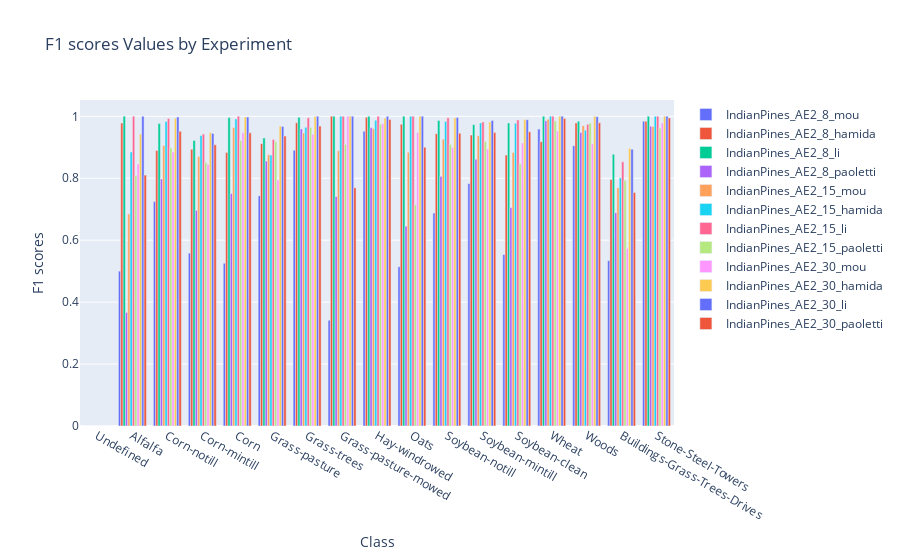

Notebook code for this chart:
### Markdown cell above
## F1 SCORES

### Code cell
# ds = 'Salinas'
# dr = 'PCA'
plot_grouped_values(df_results[(df_results['Dataset'] == ds) 
                & (df_results['DR Method'] == dr)], 
                LABELS[ds],
                metric='F1 scores')

### Figure 1 — Plotly figure (JSON) as saved in the notebook; plotly's stock layout.template omitted (floating-point values rounded to 4 significant figures)
{"data": [{"name": "IndianPines_AE2_8_mou", "type": "bar", "x": ["Undefined", "Alfalfa", "Corn-notill", "Corn-mintill", "Corn", "Grass-pasture", "Grass-trees", "Grass-pasture-mowed", "Hay-windrowed", "Oats", "Soybean-notill", "Soybean-mintill", "Soybean-clean", "Wheat", "Woods", "Buildings-Grass-Trees-Drives", "Stone-Steel-Towers"], "y": [0, 0.5, 0.7248, 0.5582, 0.5255, 0.7432, 0.89, 0.3415, 0.9517, 0.5143, 0.6876, 0.7827, 0.5537, 0.9586, 0.9048, 0.5338, 0.9841]}, {"name": "IndianPines_AE2_8_hamida", "type": "bar", "x": ["Undefined", "Alfalfa", "Corn-notill", "Corn-mintill", "Corn", "Grass-pasture", "Grass-trees", "Grass-pasture-mowed", "Hay-windrowed", "Oats", "Soybean-notill", "Soybean-mintill", "Soybean-clean", "Wheat", "Woods", "Buildings-Grass-Trees-Drives", "Stone-Steel-Towers"], "y": [0, 0.9783, 0.8896, 0.8934, 0.8829, 0.9117, 0.9792, 1, 0.9969, 0.9744, 0.9437, 0.9392, 0.8749, 0.9182, 0.9786, 0.796, 0.9841]}, {"name": "IndianPines_AE2_8_li", "type": "bar", "x": ["Undefined", "Alfalfa", "Corn-notill", "Corn-mintill", "Corn", "Grass-pasture", "Grass-trees", "Grass-pasture-mowed", "Hay-windrowed", "Oats", "Soybean-notill", "Soybean-mintill", "Soybean-clean", "Wheat", "Woods", "Buildings-Grass-Trees-Drives", "Stone-Steel-Towers"], "y": [0, 1, 0.9765, 0.9219, 0.9958, 0.9302, 0.9966, 1, 1, 1, 0.9866, 0.9731, 0.978, 1, 0.984, 0.8773, 1]}, {"name": "IndianPines_AE2_8_paoletti", "type": "bar", "x": ["Undefined", "Alfalfa", "Corn-notill", "Corn-mintill", "Corn", "Grass-pasture", "Grass-trees", "Grass-pasture-mowed", "Hay-windrowed", "Oats", "Soybean-notill", "Soybean-mintill", "Soybean-clean", "Wheat", "Woods", "Buildings-Grass-Trees-Drives", "Stone-Steel-Towers"], "y": [0, 0.3667, 0.7976, 0.6965, 0.7506, 0.8553, 0.9593, 0.7407, 0.9631, 0.6452, 0.8061, 0.8612, 0.7051, 0.9854, 0.9479, 0.6884, 0.9681]}, {"name": "IndianPines_AE2_15_mou", "type": "bar", "x": ["Undefined", "Alfalfa", "Corn-notill", "Corn-mintill", "Corn", "Grass-pasture", "Grass-trees", "Grass-pasture-mowed", "Hay-windrowed", "Oats", "Soybean-notill", "Soybean-mintill", "Soybean-clean", "Wheat", "Woods", "Buildings-Grass-Trees-Drives", "Stone-Steel-Towers"], "y": [0, 0.6849, 0.9058, 0.8704, 0.9638, 0.876, 0.9459, 0.8889, 0.9598, 0.8837, 0.9262, 0.9372, 0.8833, 0.9903, 0.9696, 0.7692, 0.967]}, {"name": "IndianPines_AE2_15_hamida", "type": "bar", "x": ["Undefined", "Alfalfa", "Corn-notill", "Corn-mintill", "Corn", "Grass-pasture", "Grass-trees", "Grass-pasture-mowed", "Hay-windrowed", "Oats", "Soybean-notill", "Soybean-mintill", "Soybean-clean", "Wheat", "Woods", "Buildings-Grass-Trees-Drives", "Stone-Steel-Towers"], "y": [0, 0.8846, 0.9835, 0.938, 0.9916, 0.8749, 0.9643, 1, 0.9873, 1, 0.983, 0.9786, 0.9778, 1, 0.9548, 0.8012, 1]}, {"name": "IndianPines_AE2_15_li", "type": "bar", "x": ["Undefined", "Alfalfa", "Corn-notill", "Corn-mintill", "Corn", "Grass-pasture", "Grass-trees", "Grass-pasture-mowed", "Hay-windrowed", "Oats", "Soybean-notill", "Soybean-mintill", "Soybean-clean", "Wheat", "Woods", "Buildings-Grass-Trees-Drives", "Stone-Steel-Towers"], "y": [0, 1, 0.993, 0.9426, 1, 0.9252, 0.9952, 1, 1, 1, 0.9953, 0.9819, 0.9881, 1, 0.9744, 0.8529, 1]}, {"name": "IndianPines_AE2_15_paoletti", "type": "bar", "x": ["Undefined", "Alfalfa", "Corn-notill", "Corn-mintill", "Corn", "Grass-pasture", "Grass-trees", "Grass-pasture-mowed", "Hay-windrowed", "Oats", "Soybean-notill", "Soybean-mintill", "Soybean-clean", "Wheat", "Woods", "Buildings-Grass-Trees-Drives", "Stone-Steel-Towers"], "y": [0, 0.809, 0.898, 0.8505, 0.9217, 0.9187, 0.9635, 0.9091, 0.975, 0.7143, 0.9089, 0.9189, 0.8464, 0.9852, 0.9783, 0.7933, 0.9622]}, {"name": "IndianPines_AE2_30_mou", "type": "bar", "x": ["Undefined", "Alfalfa", "Corn-notill", "Corn-mintill", "Corn", "Grass-pasture", "Grass-trees", "Grass-pasture-mowed", "Hay-windrowed", "Oats", "Soybean-notill", "Soybean-mintill", "Soybean-clean", "Wheat", "Woods", "Buildings-Grass-Trees-Drives", "Stone-Steel-Towers"], "y": [0, 0.8462, 0.8849, 0.8442, 0.9467, 0.7946, 0.942, 1, 0.9757, 0.9474, 0.8994, 0.8944, 0.9137, 0.9528, 0.9116, 0.5735, 0.9783]}, {"name": "IndianPines_AE2_30_hamida", "type": "bar", "x": ["Undefined", "Alfalfa", "Corn-notill", "Corn-mintill", "Corn", "Grass-pasture", "Grass-trees", "Grass-pasture-mowed", "Hay-windrowed", "Oats", "Soybean-notill", "Soybean-mintill", "Soybean-clean", "Wheat", "Woods", "Buildings-Grass-Trees-Drives", "Stone-Steel-Towers"], "y": [0, 0.9425, 0.9937, 0.9477, 0.9979, 0.9679, 0.9993, 1, 0.9948, 1, 0.9953, 0.9819, 0.9898, 1, 1, 0.8971, 1]}, {"name": "IndianPines_AE2_30_li", "type": "bar", "x": ["Undefined", "Alfalfa", "Corn-notill", "Corn-mintill", "Corn", "Grass-pasture", "Grass-trees", "Grass-pasture-mowed", "Hay-windrowed", "Oats", "Soybean-notill", "Soybean-mintill", "Soybean-clean", "Wheat", "Woods", "Buildings-Grass-Trees-Drives", "Stone-Steel-Towers"], "y": [0, 1, 0.9979, 0.9447, 0.9979, 0.9668, 1, 1, 1, 1, 0.9964, 0.9866, 0.989, 1, 0.9988, 0.894, 1]}, {"name": "IndianPines_AE2_30_paoletti", "type": "bar", "x": ["Undefined", "Alfalfa", "Corn-notill", "Corn-mintill", "Corn", "Grass-pasture", "Grass-trees", "Grass-pasture-mowed", "Hay-windrowed", "Oats", "Soybean-notill", "Soybean-mintill", "Soybean-clean", "Wheat", "Woods", "Buildings-Grass-Trees-Drives", "Stone-Steel-Towers"], "y": [0, 0.8101, 0.9515, 0.908, 0.9467, 0.9361, 0.9684, 0.7692, 0.9896, 0.9, 0.9452, 0.9474, 0.9502, 0.9927, 0.9789, 0.7539, 0.9947]}], "layout": {"barmode": "group", "title": {"text": "F1 scores Values by Experiment"}, "xaxis": {"title": {"text": "Class"}}, "yaxis": {"title": {"text": "F1 scores"}}}}
